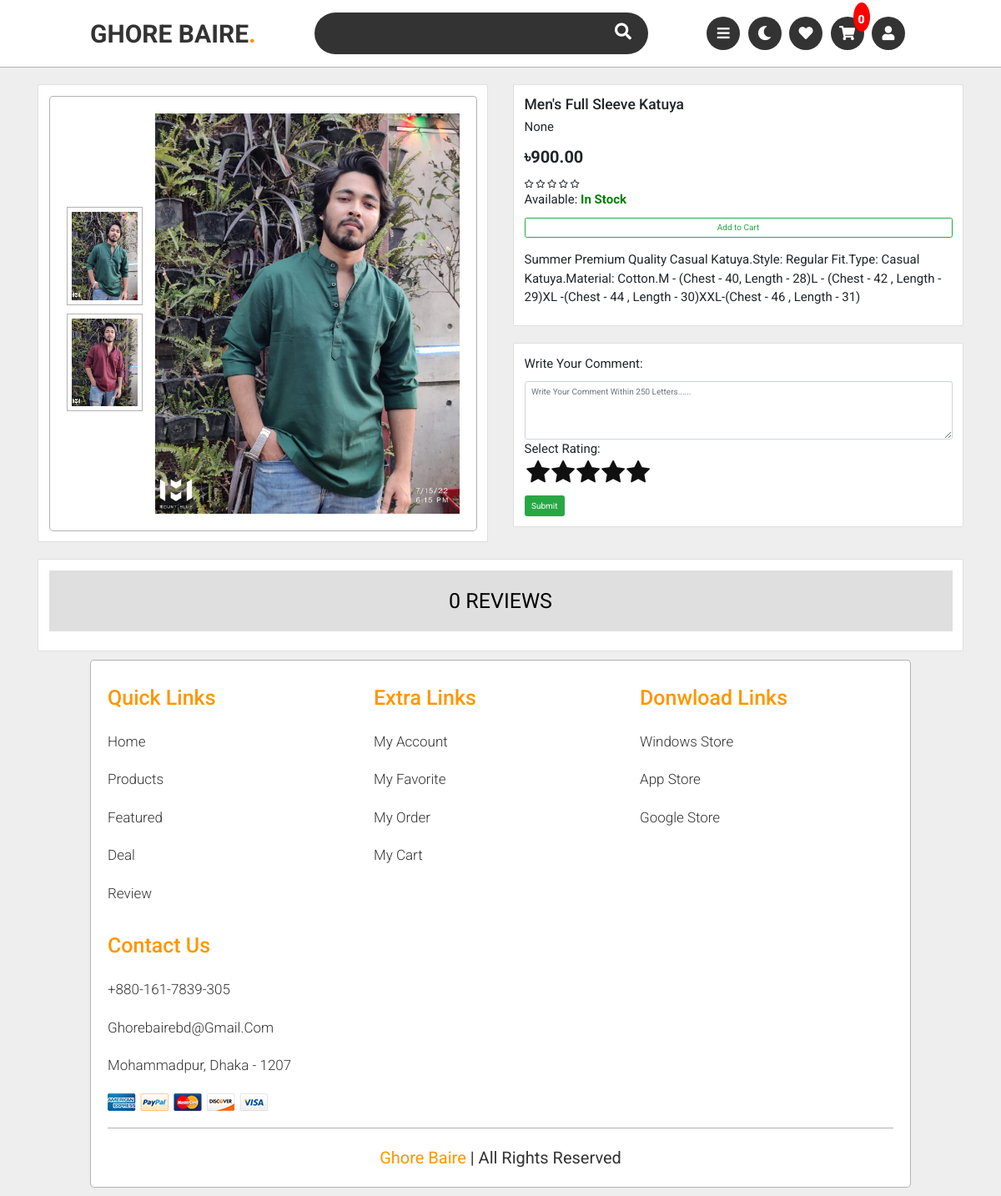
/product/1/, run on the app's committed database.
### store/models.py (models this page shows, shortened)
class ProductImages(models.Model):
    product =  models.ForeignKey(Product, null=True, on_delete= models.CASCADE)
    img = models.ImageField(default="product-pic.jpg",null = True,blank = True)

class Product(models.Model):
    FOR = (
        ('woman','Woman'),
        ('man', 'Man')
    )
    shopowner = models.ForeignKey(ShopOwner, null=True, on_delete= models.CASCADE)
    name = models.CharField(max_length=200,blank = True, null=True)
    price = models.FloatField(default=0,null=True)
    category = models.ManyToManyField(Category)
    description = models.CharField(max_length=2000, null=True,blank=True)
    date_created = models.DateTimeField(auto_now_add=True, null=True)
    quantity = models.CharField(max_length=100,blank = True, null=True)
    digital = models.BooleanField(default=False, null=True, blank=False)
    color = models.ManyToManyField(Color)
    size = models.ManyToManyField(Size)
    stock = models.IntegerField(default=0, null = True,blank = True)
    discount = models.IntegerField(default=0, null = True,blank = True)
    discount_amount = models.FloatField(default=0, null = True,blank = True)
    rate = models.FloatField(default=0, null = True,blank = True)
    featured = models.BooleanField(default=False,blank=True,null=True)
    c_for = models.CharField(max_length=200,blank=True, null=True,choices=FOR)

### store/views.py (the view)
# urls.py: path('product/<str:pk>/',views.productView,name="product_view"),
def productView(request,pk):
    if request.user.is_authenticated:
        customer = request.user.customer
        order, created = Order.objects.get_or_create(customer=customer, complete=False)
        cartItems = order.get_cart_items
    else:
        cookieData = cookieCart(request)
        cartItems = cookieData['cartItems']
        order = cookieData['order']
    product = Product.objects.get(id = pk)
    images = ProductImages.objects.filter(product = product)
    big_image = ProductImages.objects.filter(product = product)[:1]
    demo_price = product.price + product.discount_amount
    review = product.review_set.all().order_by('-created_at')
    total_review = review.count()
    total_rate = 0
    for i in review:
        total_rate += i.rate
    try:
        avg_rating = total_rate/total_review
        product.rate = avg_rating
        product.save()
    except:
        avg_rating = 0
        product.rate = avg_rating
        product.save()
    form = ReviewForm()
    if request.method == 'POST':
        form = ReviewForm(request.POST)
        form.save()
        messages.success(request, 'Review Added')
        return redirect(reverse('store:view', kwargs={'pk':pk}))
    else:
        form = ReviewForm()
    stock = product.stock
    context = {'images':images,'big_image':big_image,'demo_price':demo_price,'stock':stock,'avg_rating':avg_rating,'review':review,'total_review':total_review,
    'form':form,'product':product,'cartItems':cartItems}
    return render(request, "store/view.html",context)

### store/forms.py
class ReviewForm(ModelForm):
    class Meta:
        model = Review
        fields = '__all__'

### store/utils.py (called while the page is built, shortened)
def cookieCart(request):
    try:
        cart = json.loads(request.COOKIES['cart'])
    except:
        cart = {}
    items = []
    order = {'get_cart_total':0, 'get_cart_items':0,'shipping':False}
    cartItems = order['get_cart_items']
    cartTotal = order['get_cart_total']
    return {"order":order,"items":items,"cartItems":cartItems,'cartTotal':cartTotal}

### store/templates/store/view.html (shortened to what this page needs)
{% extends 'main.html' %}
{% load static %}
{% block main %}
<div class="container">
  <div class="row view">
    <div class="col-md-6">
      <div class="card card-body view_left">
        <section class="featured featured_inside" id="featured">
          <div class="box-container">
              <div class="box">
                  <div class="image-container">
                      <div class="small-image">
                          {% for j in images %}
                          <img src="{{ j.img.url }}" class="small-image-1" alt="">
                          {% endfor %}
                      </div>
                      <div class="big-image">
                          {% for j in big_image %}
                          <img src="{{ j.img.url }}" class="big-image-1" alt="">
                          {% endfor %}
                      </div>
                  </div>
              </div>
          </div>
      </section>
      </div>
    </div>
    <div class="col-md-6">
      <div class="row">
        <div class="col-md-12">
          <div class="card card-body">
            <h3>{{product.name}}</h3>
            <p>{{product.quantity}}</p>
            <p style="font-size: 20px;"><strong>&#2547;{{product.price|floatformat:2}}</strong>
             </p>
             <div class="stars">
              {% if product.rate <= 0 %}
                  <i class="far fa-star"></i>
                  <i class="far fa-star"></i>
                  <i class="far fa-star"></i>
                  <i class="far fa-star"></i>
                  <i class="far fa-star"></i>
                  {% elif product.rate <= 1 %}
                  <i class="fas fa-star"></i>
                  <i class="far fa-star"></i>
                  <i class="far fa-star"></i>
                  <i class="far fa-star"></i>
                  <i class="far fa-star"></i>
                  {% elif product.rate <= 2 %}
                  <i class="fas fa-star"></i>
                  <i class="fas fa-star"></i>
                  <i class="far fa-star"></i>
                  <i class="far fa-star"></i>
                  <i class="far fa-star"></i>
                  {% elif product.rate <= 3 %}
                  <i class="fas fa-star"></i>
                  <i class="fas fa-star"></i>
                  <i class="fas fa-star"></i>
                  <i class="far fa-star"></i>
                  <i class="far fa-star"></i>
                  {% elif product.rate <= 4 %}
                  <i class="fas fa-star"></i>
                  <i class="fas fa-star"></i>
                  <i class="fas fa-star"></i>
                  <i class="fas fa-star"></i>
                  <i class="far fa-star"></i>
                  {% else %}
                  <i class="fas fa-star"></i>
                  <i class="fas fa-star"></i>
                  <i class="fas fa-star"></i>
                  <i class="fas fa-star"></i>
                  <i class="fas fa-star"></i>
                  {% endif %}
                             </div>
             {% if stock <= 0 %}
            <p>Available: <span style="color: red; display: inline-block;"><strong> Out of stock </strong> </span></p>
            <button class="btn btn-outline-danger btn-disabled">Add to Cart</button>
            {% else %}
            <p>Available: <span style="color: green; display: inline-block;"><strong>In stock</strong> </span></p>
            <button data-product={{product.id}} data-action="add" class="btn btn-outline-success add-btn update-cart">Add to Cart</button>
            {% endif %} <br>
            <p style="max-height: 150px; overflow: auto;">{{product.description}}</p>
          </div>
        </div>
      </div>
      <div class="row">
        <div class="col-md-12">
          <div class="card card-body view_left_down">
            <form method="POST">
              <p>Write your comment:</p>
              <textarea name="comment" class="form-control" placeholder="Write your comment within 250 letters......" cols="30" rows="4" maxlength="250" required="" id="id_comment"></textarea>
              <p>Select rating:</p>
              <div class="rating">
                <input type="radio" id="star1" name="rate" value="5"><label for="star1"></label>
                <input type="radio" id="star2" name="rate" value="4"><label for="star2"></label>
                <input type="radio" id="star3" name="rate" value="3"><label for="star3"></label>
                <input type="radio" id="star4" name="rate" value="2"><label for="star4"></label>
                <input type="radio" id="star5" name="rate" value="1"><label for="star5"></label>
              </div><br>
              <input type="submit" class="btn btn-success">
            </form>
          </div>
        </div>
      </div>
    </div>
  </div>
  <div class="row">
    <div class="col-md-12">
      <div class="card card-body view_down">
        <button type="button" class="collapsible">{{total_review}} REVIEWS</button>
      </div>
    </div>
  </div>
</div>
{% endblock %}

### static/css/style.css (style rules this page uses)
:root { --orange:#ff9500; --white-color:#fff; --black-color:#333; --light-color:rgba(0,0,0,.3); }
* { font-family: 'Roboto', sans-serif; margin:0; padding:0; box-sizing: border-box; outline: none; border:none; text-decoration: none; text-transform: capitalize; transition:.2s linear; }
html { font-size: 62.5%; overflow-x: hidden; scroll-padding-top: 7.5rem; scroll-behavior: smooth; }
body { background:#eee; }
section { padding:1rem 9%; }
.featured .box-container { display: flex; flex-wrap: wrap; gap:1.5rem; }
.featured .box-container .box { flex:1 1 27rem; background: var(--white-color); border:.1rem solid var(--light-color); border-radius: .5rem; padding:1rem; }
.featured .box-container .box .image-container { display: flex; gap:1.5rem; align-items: center; padding:1rem; }
.featured .box-container .box .image-container .small-image { width:20%; }
.featured .box-container .box .image-container .big-image { width:80%; }
.featured .box-container .box .image-container .small-image img { width:100%; padding: .5rem; margin-bottom: 1rem; border:.1rem solid var(--light-color); cursor: pointer; }
.featured .box-container .box .image-container .big-image img { width:100%; }

### store/templates/main.html (style rules this page uses)
p { font-size: 1.5em; }

### store/templates/store/view.html (style rules this page uses)
.featured_inside { padding: 0; }
.rating { display: inline-flex; transform: rotateY(180deg); margin-top: -15px; }
.rating label { display: block; cursor: pointer; width: 30px; }
.rating label::before { content: '\f005'; font-family: fontAwesome; position: relative; display: block; font-size: 30px; color: #101010; }
.rating label::after { content: '\f005'; font-family: fontAwesome; position: absolute; display: block; font-size: 30px; color: #ffc107; top:0; opacity: 0; transition: .5s; text-shadow: 0 2px 5px rgba(0, 0, 0, .5); }
.view { margin-top: 20px; }
.view_left img { display: block; margin: auto; max-width: 510px; max-height: 480px; }
.view_left_down { margin-top: 20px; }
.view_down { margin-top: 20px; }
.collapsible { background-color: #dfdfdf; cursor: pointer; padding: 18px; width: 100%; border: none; text-align: left; outline: none; font-size: 25px; text-align: center; }
.view_left img { transition: transform .2s; }

### data on the page
ProductImages: img (picture)
ProductImages: img (picture)
Product: name "Men's Full Sleeve Katuya", quantity "None", price "900.00", description "Summer Premium Quality Casual Katuya.Style: Regular Fit.Type: Casual Katuya.Material: Cotton.M - (Chest - 40, Length - 28)L - (Chest - 42 , Length - 29)XL -(Chest - 44 , Length - 30)XXL-(Chest - 46 , Length - 31)"

### other printed values
{{ cartItems }} "0"
{{ total_review }} "0"
